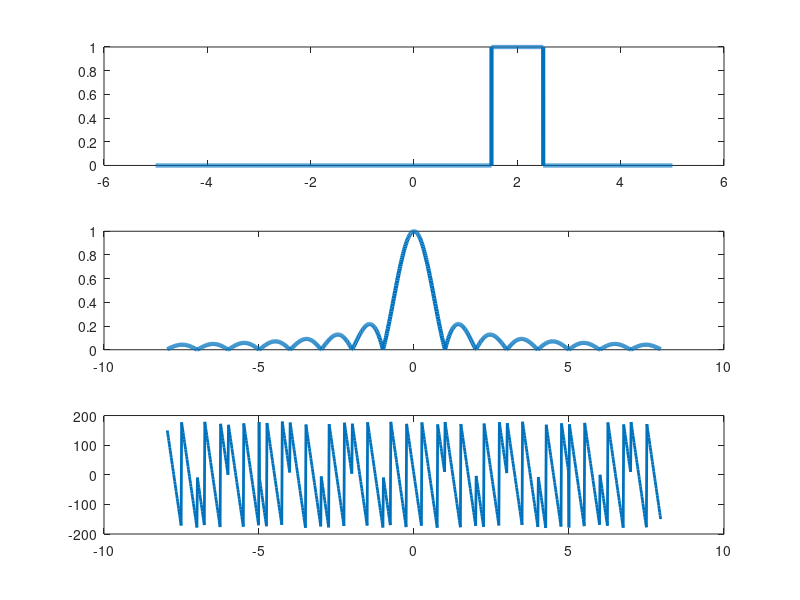

Here is the MATLAB script that generated this plot:
t = -5:0.001:5;
f = zeros(size(t));
for i = 1:length(t)
    if abs(t(i)-2) <= 1/2 
        f(i) = 1;
    else
        f(i) = 0;
    end
end
figure;
subplot(3,1,1);
plot(t,f,'LineWidth',3);
omega = [-50 : 0.1 : 50];
F = zeros(size(omega));
for i =1 : length(omega)
    F(i) = trapz(t,f.*exp(-j*omega(i)*t));
end
F_magnitude = abs(F);
subplot(3,1,2);
plot(omega./(2*pi),F_magnitude,'LineWidth',3);
ylim([0 1])
F_angle = angle(F);
subplot(3,1,3);
plot(omega./(2*pi),F_angle.*(180/pi),'LineWidth',2);

